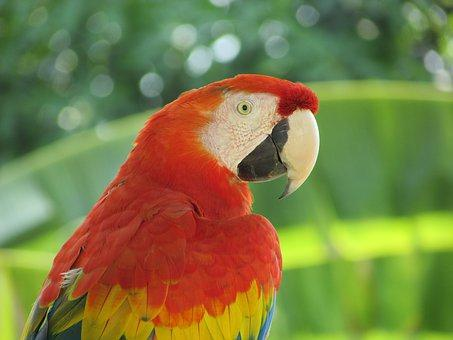
%> input picture Matlab/parrot.jpeg, 453 x 340 px
$ octave heatBlur.m   (GNU Octave 9; MATLAB toolbox functions it lacks are replaced by stand-ins)
%> lines starting %> are read from the running program, lines starting %| are printed output that depends on the picture
clc
clear all
close all
% To study blurring of an image using 2D heat equation u_t=u_xx+u_yy
%
% The function heat_blur2D takes in an image (can be gray scaled or coloured)
% and applies the diffusion (heat) equation and displays the action at 3 different
% time steps T1,T2,T3
%
% input image file and store in u1,u2,u3

Im=imread('parrot.jpeg');
%> Im is the input picture: size 340x453x3 uint8; mean R, G, B 125.4, 124.4, 68.5
Im=rgb2gray(Im);
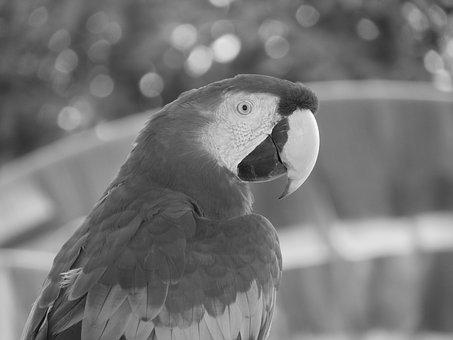
%> Im: size 340x453 uint8; min 1, max 253, mean 118.3
Im = imnoise(Im,'gaussian'); % add some noise
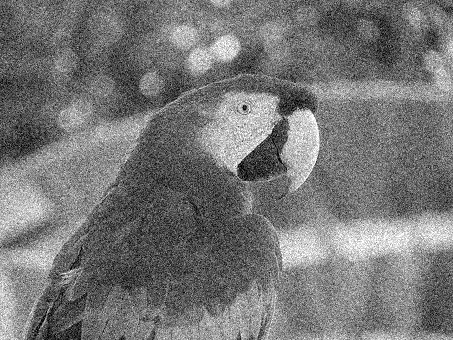
%> Im: size 340x453 uint8; min 0, max 255, mean 118.3
T1=1;
T2=3;
T3=10;


u1=double(Im);
u2=double(Im);
u3=double(Im);
% store size in m and n
[m,n,~]=size(u1);
%> m = 340; n = 453
% step size along t
dt=0.25;
% Diffusion constant
k=0.5;
% Display Original Image
subplot(2,2,1), imshow(uint8(u1))
title('Original image');


size(u1(:,[2:n n],:))
%> ans = [340 453]
size(2*u1)
%> ans = [340 453]
size(u1(:,[1 1:n-1],:))
%> ans = [340 453]
for t = 0:dt:T1
   u_xx = u1(:,[2:n n],:) - 2*u1 + u1(:,[1 1:n-1],:);       % finite difference approximation for u_xx

   u_yy = u1([2:m m],:,:) - 2*u1 + u1([1 1:m-1],:,:);    % finite difference approximation for u_yy
   u1= u1 + k*dt*(u_xx+u_yy);
   temp=u1;
end
%> this loop made 5 passes
%> pass 1, `u_xx = u1(:,[2:n n],:) - 2*u1 + u1(:,[1 1:n-1],:);`:
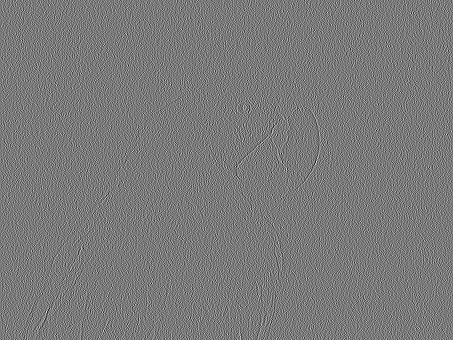
%> u_xx: size 340x453 double; min -302, max 328, mean 0; drawn with min black and max white
%> pass 1, `u_yy = u1([2:m m],:,:) - 2*u1 + u1([1 1:m-1],:,:);`:
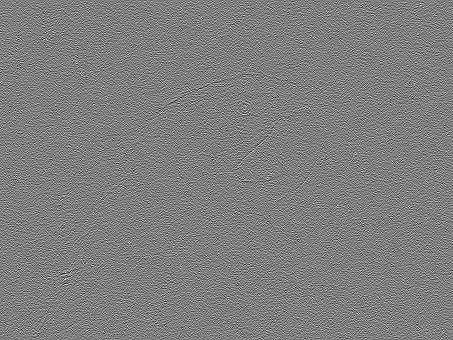
%> u_yy: size 340x453 double; min -279, max 282, mean 0; drawn with min black and max white
subplot(2,2,2), imshow(uint8(temp))
str1=sprintf('T=%d',T1);
title(str1);
for t = 0:dt:T2
   u_xx = u2(:,[2:n n],:) - 2*u2 + u2(:,[1 1:n-1],:);       % finite difference approximation for u_xx
   u_yy = u2([2:m m],:,:) - 2*u2 + u2([1 1:m-1],:,:);    % finite difference approximation for u_yy
   u2= u2 + k*dt*(u_xx+u_yy);
   temp1=u2;
end
%> this loop made 13 passes
%> pass 3, `u_yy = u2([2:m m],:,:) - 2*u2 + u2([1 1:m-1],:,:);`:
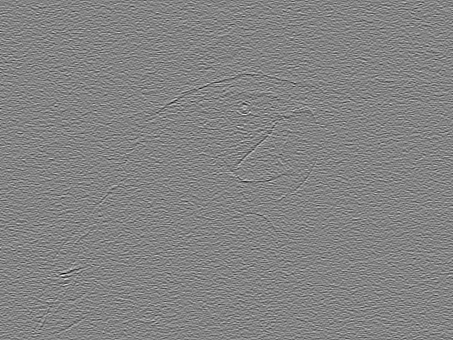
%> u_yy: size 340x453 double; min -91.2, max 85.02, mean 0; drawn with min black and max white
subplot(2,2,3), imshow(uint8(temp1))
str2=sprintf('T=%d',T2);
title(str2);

i=0;
figure()
colonne=double(int64((T3*4+1)/20))
for t = 0:dt:T3

   i=i+1

   u_xx = u3(:,[2:n n],:) - 2*u3 + u3(:,[1 1:n-1],:);       % finite difference approximation for u_xx
   u_yy = u3([2:m m],:,:) - 2*u3 + u3([1 1:m-1],:,:);    % finite difference approximation for u_yy
   u3= u3 + k*dt*(u_xx+u_yy);
   temp2=u3;

   if mod(i,10)==0
       %figure()
       subplot(2,colonne,i/10), imshow(uint8(temp2))
   end

end
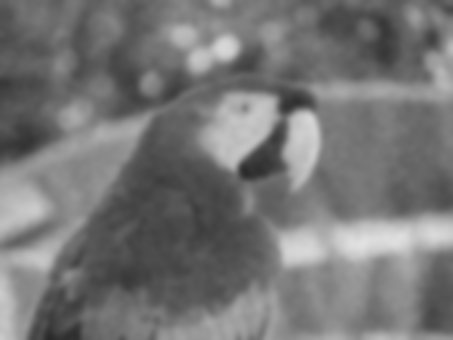
%> u3: size 340x453 double; min 42.17, max 226.1, mean 118.3
%> after the loop, i = 41
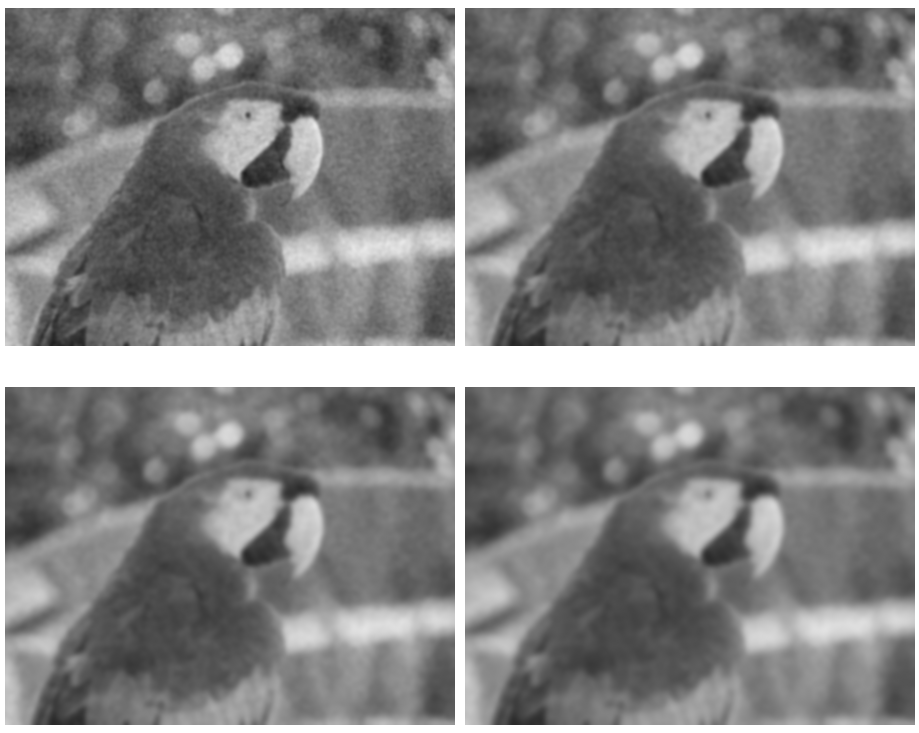
%> figure redrawn from the program's plot data, 4 panels
figure(1)
subplot(2,2,4), imshow(uint8(temp2))
str3=sprintf('T=%d',T3);
title(str3);
